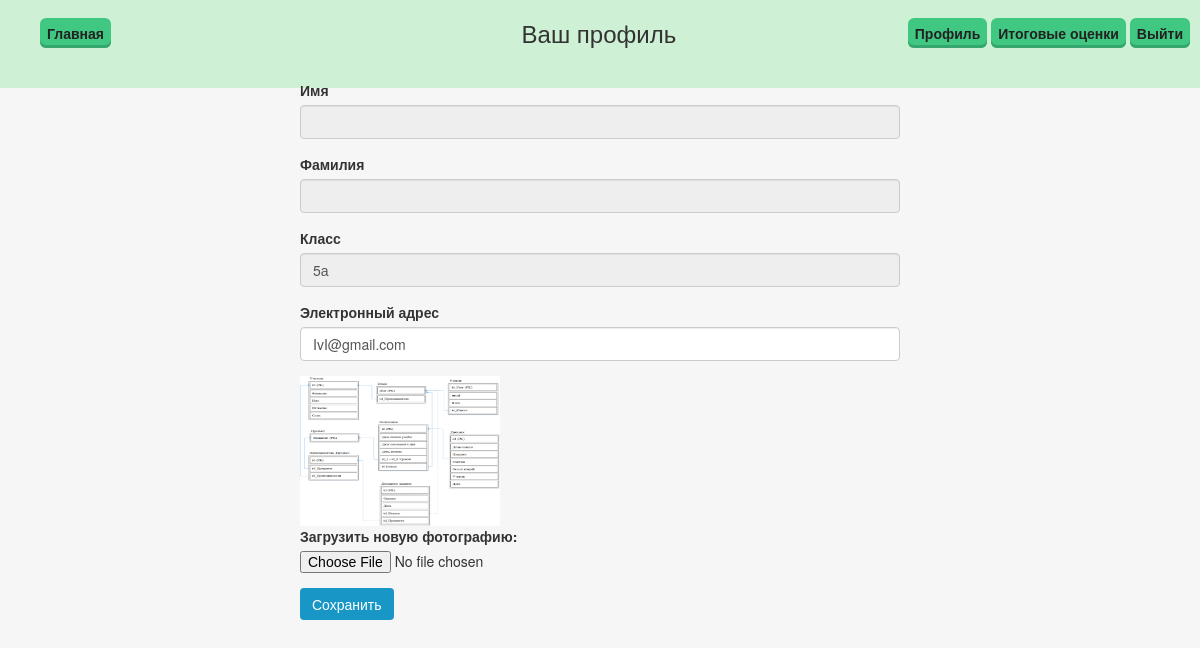
Screenshot of /main/profile/ (signed in) with the database file from the repository.
### login/models.py (models this page shows, shortened)
class Profile(models.Model):
    class Meta():
        db_table = 'profile'
    user = models.OneToOneField(User,on_delete=models.CASCADE)
    classes = models.ForeignKey(Clas)
    email = models.EmailField(blank=True,null=True)
    img = models.ImageField(blank=True,null=True, upload_to = "profile_img/%Y/%m/%d/")

class Clas(models.Model):
    class Meta():
        db_table = 'clas'
    char_class = models.CharField(max_length= 4,primary_key=True)
    classmaster = models.OneToOneField(Teacher)
    def __str__(self):
        return "%s" % (self.char_class)

### main/views.py (the view)
@login_required
def profile(request):
    dicts['profile'] = models.Profile.objects.get(user=auth.get_user(request).id)
    dicts['form'] = ProfileForm(request.POST or None,instance = dicts['profile'])
    return render(request,'profile.html',dicts)

### login/forms.py
class ProfileForm(forms.ModelForm):
    class Meta:
        model = Profile
        exclude = [""]

### templates/profile.html (shortened to what this page needs)
{% extends 'bar/profile_bar.html' %}
{% block profile %}
    <div class="all-content">
    <div id="mytab">
    <form method="post" action="/main/profile/save/" enctype="multipart/form-data">{% csrf_token %}
        <div class="form-group">
            <label>Имя</label>
            <input name="fname" class="form-control" disabled value="{{ fname }}">
        </div>
        <div class="form-group">
            <label>Фамилия</label>
            <input name="sname" class="form-control" disabled value="{{ sname }}" >
        </div>
        <div class="form-group">
            <label>Класс</label>
            <input name="classes" class="form-control" disabled value="{{ profile.classes }}">
        </div>
        <div class="form-group">
            <label>Электронный адрес</label>
            <input name="email" type="email" class="form-control"  value="{{ profile.email}}">
        </div>
        <div class="form-group">
            {% if profile.img %}
                <img src ="{{profile.img.url}}" width="200" height="150"><br>
            {% endif %}
            <label >Загрузить новую фотографию: </label>
            <input id="id_image" type="file" name="image">
        </div>
        <div class="form-group">
            <button type="submit" class="btn btn-color">Сохранить</button>
        </div>
    </form>
    </div>
    </div>
{% endblock %}

### static/css/main.css (style rules this page uses)
body { background-color: rgba(128, 128, 128, 0.07); }
#mytab { width: 50%; margin: 0 auto; }
.btn-color { background-color: rgb(24, 151, 199); border: none; color: white; }
.all-content { top: 80px; height: 89%; position: relative; }

### rows the page displays
Profile: classes "5а", email "IvI@gmail.com", img (picture)
